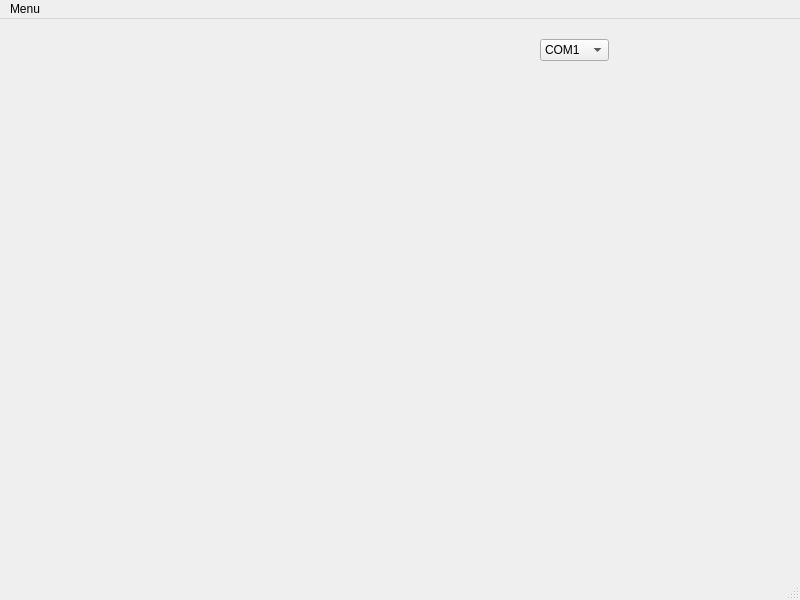
<?xml version="1.0" encoding="UTF-8"?>
<ui version="4.0">
 <class>MainWindow</class>
 <widget class="QMainWindow" name="MainWindow">
  <property name="geometry">
   <rect>
    <x>0</x>
    <y>0</y>
    <width>800</width>
    <height>600</height>
   </rect>
  </property>
  <property name="windowTitle">
   <string>MainWindow</string>
  </property>
  <widget class="QWidget" name="centralwidget">
   <widget class="QComboBox" name="comboBox">
    <property name="geometry">
     <rect>
      <x>540</x>
      <y>20</y>
      <width>69</width>
      <height>22</height>
     </rect>
    </property>
    <item>
     <property name="text">
      <string>COM1</string>
     </property>
    </item>
    <item>
     <property name="text">
      <string>COM2</string>
     </property>
    </item>
   </widget>
  </widget>
  <widget class="QMenuBar" name="menubar">
   <property name="geometry">
    <rect>
     <x>0</x>
     <y>0</y>
     <width>800</width>
     <height>23</height>
    </rect>
   </property>
   <widget class="QMenu" name="menuLogin">
    <property name="title">
     <string>Menu</string>
    </property>
    <addaction name="actionLogin"/>
    <addaction name="actionAdd_Room"/>
   </widget>
   <addaction name="menuLogin"/>
  </widget>
  <widget class="QStatusBar" name="statusbar"/>
  <action name="actionLogin">
   <property name="text">
    <string>Login</string>
   </property>
  </action>
  <action name="actionAdd_Room">
   <property name="text">
    <string>Add Room</string>
   </property>
  </action>
 </widget>
 <resources/>
 <connections/>
</ui>
